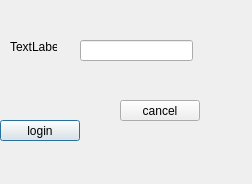
<?xml version="1.0" encoding="UTF-8"?>
<ui version="4.0">
 <class>LogSet</class>
 <widget class="QDialog" name="LogSet">
  <property name="geometry">
   <rect>
    <x>0</x>
    <y>0</y>
    <width>252</width>
    <height>184</height>
   </rect>
  </property>
  <property name="windowTitle">
   <string>Dialog</string>
  </property>
  <widget class="QPushButton" name="login_b">
   <property name="geometry">
    <rect>
     <x>0</x>
     <y>120</y>
     <width>80</width>
     <height>21</height>
    </rect>
   </property>
   <property name="text">
    <string>login</string>
   </property>
  </widget>
  <widget class="QPushButton" name="cancel_b">
   <property name="geometry">
    <rect>
     <x>120</x>
     <y>100</y>
     <width>80</width>
     <height>21</height>
    </rect>
   </property>
   <property name="text">
    <string>cancel</string>
   </property>
  </widget>
  <widget class="QLineEdit" name="pass_l">
   <property name="geometry">
    <rect>
     <x>80</x>
     <y>40</y>
     <width>113</width>
     <height>21</height>
    </rect>
   </property>
   <property name="maxLength">
    <number>20</number>
   </property>
   <property name="echoMode">
    <enum>QLineEdit::Password</enum>
   </property>
  </widget>
  <widget class="QLabel" name="pass_t">
   <property name="geometry">
    <rect>
     <x>10</x>
     <y>40</y>
     <width>47</width>
     <height>13</height>
    </rect>
   </property>
   <property name="text">
    <string>TextLabel</string>
   </property>
  </widget>
 </widget>
 <resources/>
 <connections/>
</ui>
